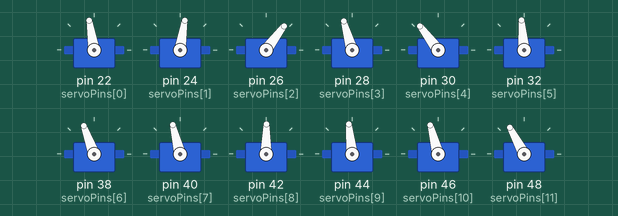
Bench run of a sketch on a simulated Arduino Mega 2560, built with avr-gcc and run on an emulated ATmega2560. Parts: 12 × servo.

Above: at 1.1 s.
At 1.35 s:
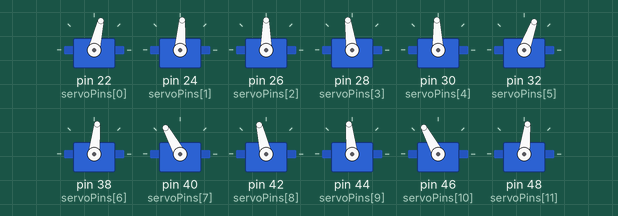
At 1.65 s:
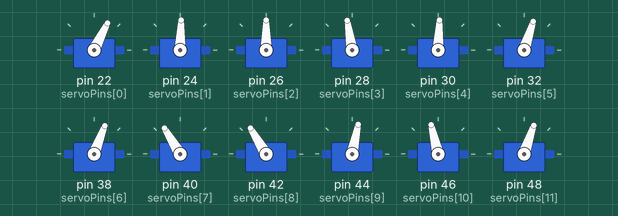
At 2.25 s:
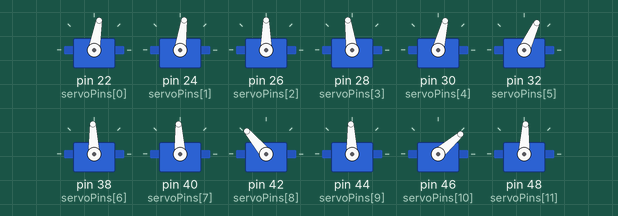
At 2.85 s:
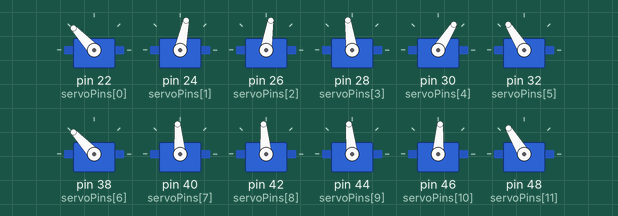
At 3.45 s:
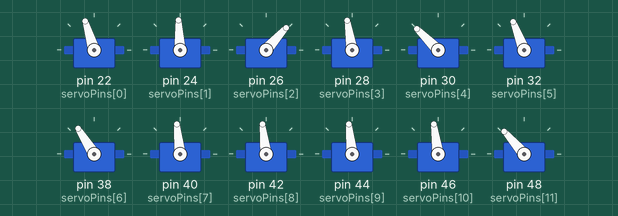
Timing chart, 0 to 6.9 s (numbered marks = the images above):
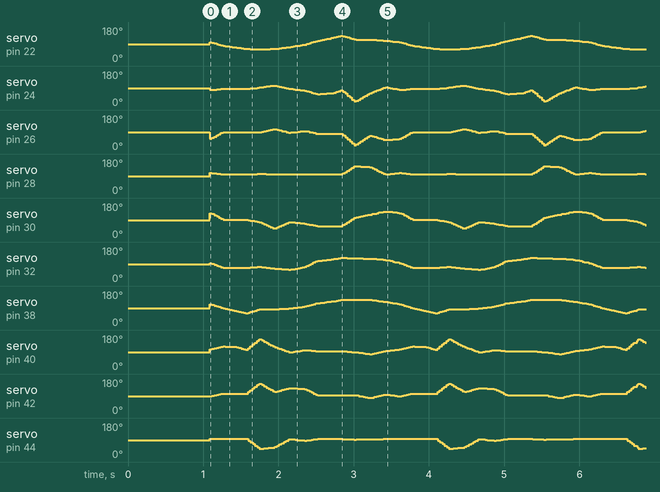

The sketch:

Arduino_Static_Walk.ino
```cpp
// (licence header left out)
#include <Servo.h>

//////////////////////////////////////////////////////////////////////////////////////////////////////////////////////////////////////////////
// Constants
//////////////////////////////////////////////////////////////////////////////////////////////////////////////////////////////////////////////
const int maximumServoShieldPosition = 2200;   // the maximum pulse duration for the servo shield (2ms pulse)
const int minimumServoShieldPosition = 800;   // the minimum pulse duration for the servo shield (1ms pulse)
const int numberOfServos             = 12;      // the number of servos
const int numberOfJoints             = 12;
const int numberOfFrames             = 84;

/////////////////////////////////////////////////////////////////////////////////////////////////////////////////////
class Action
/////////////////////////////////////////////////////////////////////////////////////////////////////////////////////
{
  /////////////////////////////////////////////////////////////////////////////////////////////////////////////////////
  //  The Action class collects information necessary to perform a sequence of movements.
  /////////////////////////////////////////////////////////////////////////////////////////////////////////////////////

  /////////////////////////////////////////////////////////////////////////////////////////////////////////////////////
  //Members
  /////////////////////////////////////////////////////////////////////////////////////////////////////////////////////
  public:
    int             duration;      // Total duration of the action in milliseconds
    float           playbackTime;  // The playback time in milliseconds.
    unsigned long   lastTime;      // The playback time in milliseconds.
    int*            frames;        // Pointer to a two dimensional array containing the individual frames
    float           playbackSpeed; // The speed at which the action is played back (1 is realtime, 0.5 is half speed, 2.0 is twice realtime)

  /////////////////////////////////////////////////////////////////////////////////////////////////////////////////////
  //Methods
  /////////////////////////////////////////////////////////////////////////////////////////////////////////////////////

  /////////////////////////////////////////////////////////////////////////////////////////////////////////////////////
  Action(int setDuration, void* setFrames)
  /////////////////////////////////////////////////////////////////////////////////////////////////////////////////////
  {
    frames            = (int*)setFrames;
    duration          = setDuration;
    playbackTime      = 0;
    playbackSpeed     = 1.0;
    lastTime          = 0;
  }

  /////////////////////////////////////////////////////////////////////////////////////////////////////////////////////
  void Update()
  /////////////////////////////////////////////////////////////////////////////////////////////////////////////////////
  {
     // Get the current time.
     unsigned long currentTime = millis();

     // Update the playback time.
     playbackTime += (playbackSpeed * (float)(currentTime - lastTime));

     // Loop if the playback time is past the end of the action.
     if(playbackTime > duration)
       playbackTime = playbackTime - duration;

     // Remember the time.
     lastTime = currentTime;
  }

  /////////////////////////////////////////////////////////////////////////////////////////////////////////////////////
  void GetCurrentFrame(int* frame)
  /////////////////////////////////////////////////////////////////////////////////////////////////////////////////////
  {
      //update each servo
      int* sourceFrame = frames + ((int)playbackTime/30)*numberOfJoints;
      for (int joint = 0; joint < numberOfJoints; joint++)
        frame[joint] = sourceFrame[joint];
  }

};
//////////////////////////////////////////////////////////////////////////////////////////////////////////////////////////////////////////////
// Action Frames
//////////////////////////////////////////////////////////////////////////////////////////////////////////////////////////////////////////////
//Joints positions are in degrees * 100 (home position is 0 degrees)
/////////////////////////////////////////////
//JOINT INDEXES
//
//RIGHT LEG JOINTS
// 0 Right Ankle (roll)
// 1 Right Lower Leg
// 2 Right Knee
// 3 Right Middle Leg
// 4 Right Upper Leg
// 5 Right Hip (roll)
//LEFT LEG JOINTS
// 6 Left Ankle (roll)
// 7 Left Lower Leg
// 8 Left Knee
// 9 Left Middle Leg
// 10 Left Upper Leg
// 11 Left Hip (roll)
/////////////////////////////////////////////
int servoPins[numberOfServos] = {22, 24, 26, 28, 30, 32, 38, 40, 42, 44, 46, 48};  // the pin for each servo
int frames[numberOfFrames][numberOfJoints] = {
                      {  707, -2393,     0,     0, -3100,  1400, -1800,     0,   800,     0,     0, -2300 },
                      {  964, -2340,     0,     0, -3100,  1555, -1938,     0,   800,     0,     0, -2300 },
                      { 1220, -2288,     0,     0, -3100,  1711, -2076,     0,   800,     0,     0, -2300 },
                      { 1477, -2235,     0,     0, -3100,  1867, -2215,     0,   800,     0,     0, -2300 },
                      { 1733, -2183,     0,     0, -3100,  2022, -2353,     0,   800,     0,     0, -2300 },
                      { 1990, -2130,     0,     0, -3100,  2178, -2491,     0,   800,     0,     0, -2300 },
                      { 2255, -2015,     0,     0, -3100,  2341, -2641,     0,   800,     0,     0, -2300 },
                      { 2530, -1694,     0,     0, -3100,  2517, -2817,     0,   800,     0,     0, -2300 },
                      { 2806, -1374,     0,     0, -3100,  2694, -2994,     0,   800,     0,     0, -2300 },
                      { 3081, -1054,     0,     0, -3100,  2871, -3171,     0,   800,     0,     0, -2300 },
                      { 3357,  -734,     0,     0, -3100,  3048, -3348,     0,   800,     0,     0, -2300 },
                      { 3192, -1276,  -692,   537, -2586,  3076, -3411,    71,   800,    35,  -143, -2228 },
                      { 2841, -2184, -1681,  1304, -1853,  3042, -3428,   173,   800,    86,  -347, -2126 },
                      { 2491, -3093, -2671,  2072, -1119,  3007, -3446,   276,   800,   138,  -552, -2023 },
                      { 2140, -4001, -3660,  2840,  -386,  2973, -3463,   378,   800,   189,  -757, -1921 },
                      { 1789, -4910, -4649,  3607,   347,  2939, -3480,   481,   800,   240,  -962, -1818 },
                      { 1439, -5818, -5639,  4375,  1080,  2905, -3497,   583,   800,   291, -1166, -1716 },
                      { 1382, -5477, -5187,  4437,  1412,  2875, -3487,   725,   987,   275, -1599, -1825 },
                      { 1382, -4891, -4452,  4362,  1667,  2845, -3472,   875,  1212,   244, -2080, -1975 },
                      { 1382, -4304, -3717,  4287,  1922,  2815, -3457,  1025,  1437,   214, -2560, -2125 },
                      { 1382, -3717, -2982,  4212,  2177,  2785, -3442,  1175,  1662,   185, -3040, -2275 },
                      { 1382, -3131, -2247,  4137,  2432,  2755, -3427,  1325,  1887,   154, -3520, -2425 },
                      { 1382, -2544, -1512,  4062,  2687,  2725, -3412,  1475,  2112,   125, -4000, -2575 },
                      { 1368, -1987,  -955,  3900,  2947,  2685, -3375,  1560,  2255,    97, -4317, -2717 },
                      { 1287, -1572, -1285,  3300,  3232,  2595, -3225,  1320,  1985,    82, -3822, -2822 },
                      { 1206, -1157, -1614,  2700,  3517,  2505, -3075,  1080,  1714,    67, -3327, -2927 },
                      { 1125,  -743, -1945,  2100,  3802,  2415, -2925,   840,  1445,    52, -2832, -3032 },
                      { 1044,  -328, -2275,  1500,  4087,  2325, -2775,   600,  1175,    37, -2337, -3137 },
                      {  964,    85, -2605,   900,  4372,  2235, -2625,   359,   904,    22, -1842, -3242 },
                      {  883,   500, -2935,   300,  4657,  2145, -2475,   119,   634,     7, -1347, -3347 },
                      {  776,   616, -3062,    60,  4725,  1957, -2310,   -67,   567,     0, -1160, -3287 },
                      {  645,   434, -2987,   180,  4575,  1672, -2130,  -202,   702,     0, -1280, -3062 },
                      {  514,   252, -2912,   300,  4425,  1387, -1950,  -337,   837,     0, -1400, -2837 },
                      {  382,    70, -2837,   420,  4275,  1102, -1770,  -472,   972,     0, -1520, -2612 },
                      {  251,  -111, -2762,   540,  4125,   817, -1589,  -607,  1107,     0, -1639, -2387 },
                      {  119,  -293, -2687,   660,  3975,   532, -1410,  -742,  1242,     0, -1760, -2162 },
                      {  -11,  -475, -2612,   780,  3825,   247, -1230,  -877,  1377,     0, -1880, -1937 },
                      { -299,  -429, -2088,   679,  3228,  -175,  -913, -1124,  1189,     0, -2080, -1403 },
                      { -617,  -338, -1475,   535,  2543,  -626,  -568, -1393,   936,     0, -2296,  -808 },
                      { -936,  -247,  -862,   391,  1857, -1077,  -224, -1663,   684,     0, -2513,  -213 },
                      {-1255,  -155,  -248,   246,  1172, -1528,   119, -1932,   431,     0, -2729,   382 },
                      {-1573,   -64,   364,   102,   486, -1979,   463, -2202,   179,     0, -2946,   977 },
                      {-1841,     0,   800,     0,     0, -2300,   784, -2377,     0,     0, -3100,  1446 },
                      {-1979,     0,   800,     0,     0, -2300,  1041, -2325,     0,     0, -3100,  1602 },
                      {-2118,     0,   800,     0,     0, -2300,  1297, -2272,     0,     0, -3100,  1758 },
                      {-2256,     0,   800,     0,     0, -2300,  1554, -2220,     0,     0, -3100,  1913 },
                      {-2394,     0,   800,     0,     0, -2300,  1810, -2167,     0,     0, -3100,  2069 },
                      {-2533,     0,   800,     0,     0, -2300,  2067, -2115,     0,     0, -3100,  2225 },
                      {-2694,     0,   800,     0,     0, -2300,  2337, -1919,     0,     0, -3100,  2394 },
                      {-2871,     0,   800,     0,     0, -2300,  2613, -1598,     0,     0, -3100,  2571 },
                      {-3047,     0,   800,     0,     0, -2300,  2889, -1278,     0,     0, -3100,  2747 },
                      {-3224,     0,   800,     0,     0, -2300,  3164,  -958,     0,     0, -3100,  2924 },
                      {-3400,     0,   800,     0,     0, -2300,  3438,  -640,     0,     0, -3100,  3100 },
                      {-3417,   102,   800,    51,  -204, -2197,  3087, -1548,  -989,   767, -2366,  3065 },
                      {-3434,   204,   800,   102,  -409, -2095,  2736, -2457, -1978,  1535, -1633,  3031 },
                      {-3451,   307,   800,   153,  -614, -1992,  2386, -3365, -2967,  2302,  -899,  2997 },
                      {-3468,   409,   800,   204,  -818, -1890,  2035, -4274, -3957,  3070,  -166,  2963 },
                      {-3485,   511,   800,   255, -1023, -1788,  1684, -5182, -4946,  3837,   567,  2929 },
                      {-3497,   620,   830,   296, -1264, -1720,  1382, -5888, -5702,  4490,  1234,  2896 },
                      {-3483,   770,  1055,   266, -1744, -1870,  1382, -5301, -4967,  4415,  1489,  2866 },
                      {-3468,   919,  1280,   236, -2224, -2020,  1382, -4715, -4232,  4340,  1744,  2836 },
                      {-3453,  1070,  1505,   206, -2704, -2170,  1382, -4128, -3497,  4265,  1998,  2806 },
                      {-3438,  1220,  1730,   176, -3184, -2320,  1382, -3542, -2762,  4190,  2254,  2776 },
                      {-3422,  1370,  1955,   146, -3664, -2470,  1382, -2955, -2026,  4115,  2509,  2746 },
                      {-3408,  1520,  2180,   115, -4144, -2620,  1382, -2368, -1291,  4040,  2764,  2716 },
                      {-3329,  1488,  2174,    93, -4169, -2749,  1344, -1862, -1054,  3719,  3033,  2658 },
                      {-3179,  1247,  1903,    77, -3673, -2854,  1263, -1448, -1384,  3119,  3318,  2568 },
                      {-3029,  1007,  1633,    62, -3178, -2959,  1182, -1033, -1714,  2519,  3603,  2477 },
                      {-2879,   767,  1363,    47, -2683, -3064,  1101,  -618, -2044,  1919,  3888,  2387 },
                      {-2730,   528,  1094,    33, -2189, -3169,  1020,  -204, -2373,  1320,  4172,  2298 },
                      {-2580,   288,   824,    18, -1694, -3273,   939,   210, -2703,   720,  4458,  2208 },
                      {-2430,    48,   553,     3, -1199, -3379,   858,   624, -3034,   120,  4743,  2118 },
                      {-2256,  -108,   608,     0, -1196, -3220,   737,   562, -3040,    96,  4680,  1872 },
                      {-2076,  -243,   743,     0, -1316, -2995,   606,   380, -2965,   216,  4530,  1587 },
                      {-1896,  -378,   877,     0, -1436, -2770,   474,   198, -2890,   336,  4380,  1302 },
                      {-1716,  -513,  1012,     0, -1555, -2545,   343,    16, -2815,   455,  4230,  1017 },
                      {-1536,  -648,  1148,     0, -1675, -2320,   211,  -165, -2740,   576,  4079,   732 },
                      {-1356,  -783,  1283,     0, -1796, -2095,    80,  -347, -2665,   696,  3929,   446 },
                      {-1154,  -935,  1366,     0, -1928, -1820,   -76,  -493, -2518,   780,  3708,   139 },
                      { -809, -1205,  1113,     0, -2145, -1225,  -394,  -402, -1904,   636,  3023,  -311 },
                      { -465, -1474,   861,     0, -2361,  -629,  -713,  -311, -1291,   492,  2337,  -762 },
                      { -121, -1744,   608,     0, -2578,   -34, -1032,  -219,  -678,   347,  1651, -1213 },
                      {  222, -2013,   356,     0, -2794,   560, -1350,  -128,   -64,   203,   966, -1664 },
                      {  566, -2282,   103,     0, -3011,  1156, -1669,   -37,   548,    59,   280, -2115 }
};

int servoCalibrations[numberOfJoints][3] = {
                      {928, 600, 100},
                      {-699, -579, -800},
                      {-800, -1000, -1400},
                      {100, 500, -100},
                      {100, -100, -900},
                      {600, 0, -700},
                      {-100, -400, -800},
                      {100, -200, -700},
                      {-100, -900, -1300},
                      {400, -261, -200},
                      {1000, 600, 200},
                      {100, -600, -1400}
};

//////////////////////////////////////////////////////////////////////////////////////////////////////////////////////////////////////////////
// Actions
//////////////////////////////////////////////////////////////////////////////////////////////////////////////////////////////////////////////
Action myAction(numberOfFrames * 30 , frames); //the action
Action* currentAction;                //pointer to the current action

//////////////////////////////////////////////////////////////////////////////////////////////////////////////////////////////////////////////
// Variables
//////////////////////////////////////////////////////////////////////////////////////////////////////////////////////////////////////////////
Servo servos[numberOfServos];  // create servo object to control a servo

//////////////////////////////////////////////////////////////////////////////////////////////////////////////////////////////////////////////
void setup()
//////////////////////////////////////////////////////////////////////////////////////////////////////////////////////////////////////////////
{
  // Set the initial action.
  currentAction = &myAction;

  // Wait for a second to begin (keeps the communication line open in case a new program is being downloaded).
  delay(1000);

  // Start up the communication.
  Serial.begin(9600);

  // Initialize the servos.
  InitializeServos();

  // Apply the servo calibrations to the joint positions.
  ApplyCalibration();
}

//////////////////////////////////////////////////////////////////////////////////////////////////////////////////////////////////////////////
void loop()
//////////////////////////////////////////////////////////////////////////////////////////////////////////////////////////////////////////////
{
  // This is the main update loop for the microcontroller.

  // Update the current action.
  UpdateAction();

  // Get the frame from the current action.
  int frame[numberOfServos];
  currentAction->GetCurrentFrame(frame);

  // Aet the servo positions for this frame number.
  SetServoPositions(frame);

  // Add a little delay.
  delay(2);
}

//////////////////////////////////////////////////////////////////////////////////////////////////////////////////////////////////////////////
void UpdateAction()
//////////////////////////////////////////////////////////////////////////////////////////////////////////////////////////////////////////////
{
  // Check to see if the robot is performing the current action.
  if(currentAction == &myAction)
  {
    // TODO (you) : add some logic for your action here!

    // Move to the next frame of the action.
    currentAction->Update();
  }
}

//////////////////////////////////////////////////////////////////////////////////////////////////////////////////////////////////////////////
void ApplyCalibration()
//////////////////////////////////////////////////////////////////////////////////////////////////////////////////////////////////////////////
{
  // Apply the servo calibrations to each frame of the animation.
  // This is done before hand to keep from slowing down the playback.
  // The frames could also be stored with the calibrations already
  // applied, however leaving the calibration seperate allows other
  // ROFIs to use this same action with their own calibration.
  for(int f = 0; f < numberOfFrames; f++)
    for(int s = 0; s < numberOfServos; s++)
      frames[f][s] = CorrectJointAngle(frames[f][s], s);
}

/////////////////////////////////////////////////////////////////////////////////////////////////////////////////////
double CorrectJointAngle(double inputAngle, int servo)
/////////////////////////////////////////////////////////////////////////////////////////////////////////////////////
{
  // The input angle is what the angle should be.
  // The corrected angle is the angle that has to be sent to the servo to achieve the input angle.
  if (inputAngle > 0)
    // Do a two point calibration between the middle and high corrected values.
    return map(inputAngle, 0, 4500, 0 + servoCalibrations[servo][1], 4500 + servoCalibrations[servo][2]);
  else
    // Do a two point calibration between the low and middle corrected values.
    return map(inputAngle, -4500, 0, -4500 + servoCalibrations[servo][0], 0 + servoCalibrations[servo][1]);
}

//////////////////////////////////////////////////////////////////////////////////////////////////////////////////////////////////////////////
void InitializeServos()
//////////////////////////////////////////////////////////////////////////////////////////////////////////////////////////////////////////////
{
  // Assign the correct pin to each servo.
  for(int s = 0; s < numberOfServos; s++)
    servos[s].attach(servoPins[s]);

}

//////////////////////////////////////////////////////////////////////////////////////////////////////////////////////////////////////////////
void SetServoPositions(int* frame)
//////////////////////////////////////////////////////////////////////////////////////////////////////////////////////////////////////////////
{
  // Update each servo.
  for (int servo = 0; servo < numberOfServos; servo++)
  {
      // Each servo position is sent as a 2 byte value (high byte, low byte) integer (from -32,768 to 32,767)
      // this number is encoding the angle of the servo. The number is 100 * the servo angle.  This allows for the
      // storage of 2 significant digits(i.e. the value can be from -60.00 to 60.00 and every value in between).
      // Also remember that the servos have a range of 120 degrees. The angle is written in positions
      // which range from a minimum of 800 (-60 degrees) and go to a maximum of 2200 (60 degrees).

      int value = frame[servo];

      // Flip for the left leg.
      if(servo >= numberOfServos/2)
        value = map(value, -6000,6000,6000,-6000);

      servos[servo].write(map(value, -6000,6000,800,2200));              // tell servo to go to position in variable 'pos'

  }
}
```
